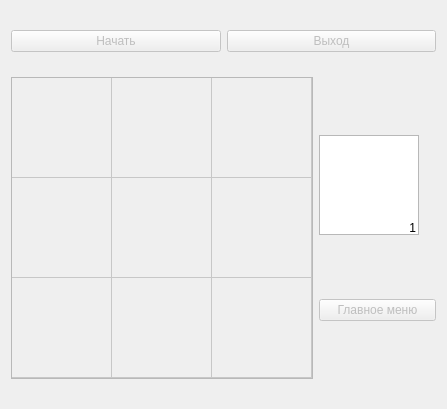
<?xml version="1.0" encoding="UTF-8"?>
<ui version="4.0">
 <class>MainWindow</class>
 <widget class="QMainWindow" name="MainWindow">
  <property name="geometry">
   <rect>
    <x>0</x>
    <y>0</y>
    <width>447</width>
    <height>409</height>
   </rect>
  </property>
  <property name="windowTitle">
   <string>Replicator Of Apples</string>
  </property>
  <widget class="QWidget" name="centralWidget">
   <layout class="QVBoxLayout" name="verticalLayout_3">
    <item>
     <layout class="QHBoxLayout" name="horizontalLayout">
      <item>
       <widget class="QPushButton" name="pushButton_2">
        <property name="enabled">
         <bool>false</bool>
        </property>
        <property name="text">
         <string>Начать</string>
        </property>
       </widget>
      </item>
      <item>
       <widget class="QPushButton" name="pushButton">
        <property name="enabled">
         <bool>false</bool>
        </property>
        <property name="text">
         <string>Выход</string>
        </property>
       </widget>
      </item>
     </layout>
    </item>
    <item>
     <layout class="QHBoxLayout" name="horizontalLayout_3">
      <item>
       <widget class="QTableWidget" name="inventory">
        <property name="enabled">
         <bool>false</bool>
        </property>
        <property name="sizePolicy">
         <sizepolicy hsizetype="Expanding" vsizetype="Expanding">
          <horstretch>0</horstretch>
          <verstretch>0</verstretch>
         </sizepolicy>
        </property>
        <property name="maximumSize">
         <size>
          <width>302</width>
          <height>302</height>
         </size>
        </property>
        <property name="acceptDrops">
         <bool>true</bool>
        </property>
        <property name="autoScroll">
         <bool>true</bool>
        </property>
        <property name="dragEnabled">
         <bool>true</bool>
        </property>
        <property name="dragDropOverwriteMode">
         <bool>true</bool>
        </property>
        <property name="dragDropMode">
         <enum>QAbstractItemView::DragDrop</enum>
        </property>
        <property name="defaultDropAction">
         <enum>Qt::MoveAction</enum>
        </property>
        <property name="selectionMode">
         <enum>QAbstractItemView::SingleSelection</enum>
        </property>
        <property name="rowCount">
         <number>3</number>
        </property>
        <property name="columnCount">
         <number>3</number>
        </property>
        <attribute name="horizontalHeaderVisible">
         <bool>false</bool>
        </attribute>
        <attribute name="horizontalHeaderShowSortIndicator" stdset="0">
         <bool>false</bool>
        </attribute>
        <attribute name="verticalHeaderVisible">
         <bool>false</bool>
        </attribute>
        <attribute name="verticalHeaderDefaultSectionSize">
         <number>100</number>
        </attribute>
        <row/>
        <row/>
        <row/>
        <column/>
        <column/>
        <column/>
        <item row="0" column="0">
         <property name="textAlignment">
          <set>AlignTrailing|AlignBottom</set>
         </property>
        </item>
       </widget>
      </item>
      <item>
       <layout class="QHBoxLayout" name="horizontalLayout_2">
        <item>
         <layout class="QVBoxLayout" name="verticalLayout">
          <item>
           <widget class="QTableWidget" name="applesSource">
            <property name="sizePolicy">
             <sizepolicy hsizetype="Minimum" vsizetype="Minimum">
              <horstretch>0</horstretch>
              <verstretch>0</verstretch>
             </sizepolicy>
            </property>
            <property name="maximumSize">
             <size>
              <width>100</width>
              <height>100</height>
             </size>
            </property>
            <property name="editTriggers">
             <set>QAbstractItemView::NoEditTriggers</set>
            </property>
            <property name="dragEnabled">
             <bool>true</bool>
            </property>
            <property name="dragDropMode">
             <enum>QAbstractItemView::DragOnly</enum>
            </property>
            <property name="showGrid">
             <bool>true</bool>
            </property>
            <property name="rowCount">
             <number>1</number>
            </property>
            <property name="columnCount">
             <number>1</number>
            </property>
            <attribute name="horizontalHeaderVisible">
             <bool>false</bool>
            </attribute>
            <attribute name="verticalHeaderVisible">
             <bool>false</bool>
            </attribute>
            <attribute name="verticalHeaderDefaultSectionSize">
             <number>100</number>
            </attribute>
            <row/>
            <column/>
            <item row="0" column="0">
             <property name="text">
              <string>1</string>
             </property>
             <property name="textAlignment">
              <set>AlignTrailing|AlignBottom</set>
             </property>
            </item>
           </widget>
          </item>
          <item>
           <widget class="QPushButton" name="pushButton_3">
            <property name="enabled">
             <bool>false</bool>
            </property>
            <property name="text">
             <string>Главное меню</string>
            </property>
           </widget>
          </item>
         </layout>
        </item>
       </layout>
      </item>
     </layout>
    </item>
   </layout>
  </widget>
 </widget>
 <layoutdefault spacing="6" margin="11"/>
 <resources/>
 <connections/>
</ui>
